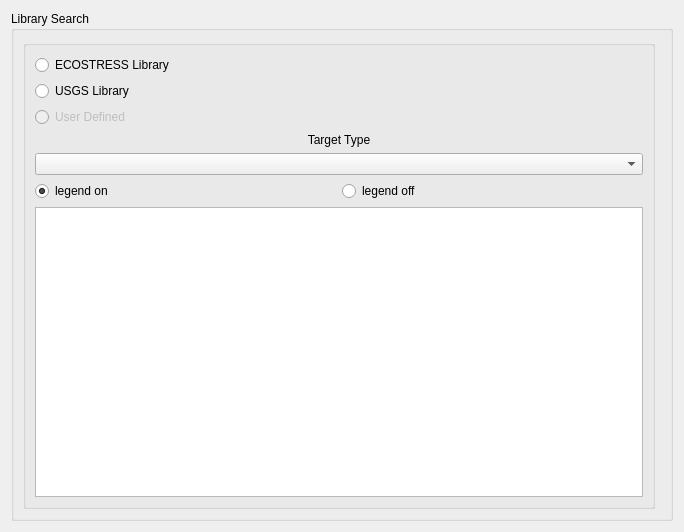
<?xml version="1.0" encoding="UTF-8"?>
<ui version="4.0">
 <class>Form</class>
 <widget class="QWidget" name="Form">
  <property name="geometry">
   <rect>
    <x>0</x>
    <y>0</y>
    <width>684</width>
    <height>532</height>
   </rect>
  </property>
  <property name="windowTitle">
   <string>Form</string>
  </property>
  <layout class="QVBoxLayout" name="verticalLayout_2">
   <item>
    <widget class="QGroupBox" name="groupBox">
     <property name="title">
      <string>Library Search</string>
     </property>
     <layout class="QGridLayout" name="gridLayout_2">
      <item row="0" column="0">
       <layout class="QGridLayout" name="gridLayout">
        <item row="0" column="0">
         <widget class="QGroupBox" name="groupBox_2">
          <property name="title">
           <string/>
          </property>
          <layout class="QGridLayout" name="gridLayout_3">
           <item row="0" column="0">
            <layout class="QVBoxLayout" name="verticalLayout_5">
             <item>
              <layout class="QVBoxLayout" name="verticalLayout_4">
               <item>
                <layout class="QVBoxLayout" name="verticalLayout_3">
                 <item>
                  <layout class="QVBoxLayout" name="verticalLayout">
                   <item>
                    <widget class="QRadioButton" name="radioButton_2">
                     <property name="text">
                      <string>ECOSTRESS Library</string>
                     </property>
                    </widget>
                   </item>
                   <item>
                    <widget class="QRadioButton" name="radioButton_3">
                     <property name="enabled">
                      <bool>true</bool>
                     </property>
                     <property name="text">
                      <string>USGS Library</string>
                     </property>
                    </widget>
                   </item>
                   <item>
                    <widget class="QRadioButton" name="radioButton">
                     <property name="enabled">
                      <bool>false</bool>
                     </property>
                     <property name="text">
                      <string>User Defined</string>
                     </property>
                    </widget>
                   </item>
                  </layout>
                 </item>
                </layout>
               </item>
               <item>
                <widget class="QLabel" name="label_63">
                 <property name="enabled">
                  <bool>true</bool>
                 </property>
                 <property name="text">
                  <string>Target Type</string>
                 </property>
                 <property name="alignment">
                  <set>Qt::AlignCenter</set>
                 </property>
                 <property name="buddy">
                  <cstring></cstring>
                 </property>
                </widget>
               </item>
               <item>
                <widget class="QComboBox" name="comboBox_classA_8">
                 <property name="enabled">
                  <bool>true</bool>
                 </property>
                 <property name="minimumSize">
                  <size>
                   <width>0</width>
                   <height>0</height>
                  </size>
                 </property>
                </widget>
               </item>
               <item>
                <layout class="QHBoxLayout" name="horizontalLayout_4">
                 <item>
                  <widget class="QRadioButton" name="radioButton_5">
                   <property name="text">
                    <string>legend on</string>
                   </property>
                   <property name="checked">
                    <bool>true</bool>
                   </property>
                   <attribute name="buttonGroup">
                    <string notr="true">buttonGroup</string>
                   </attribute>
                  </widget>
                 </item>
                 <item>
                  <widget class="QRadioButton" name="radioButton_6">
                   <property name="text">
                    <string>legend off</string>
                   </property>
                   <attribute name="buttonGroup">
                    <string notr="true">buttonGroup</string>
                   </attribute>
                  </widget>
                 </item>
                </layout>
               </item>
               <item>
                <layout class="QHBoxLayout" name="horizontalLayout_3"/>
               </item>
              </layout>
             </item>
             <item>
              <widget class="QListWidget" name="listWidget">
               <property name="selectionMode">
                <enum>QAbstractItemView::ExtendedSelection</enum>
               </property>
              </widget>
             </item>
            </layout>
           </item>
          </layout>
         </widget>
        </item>
        <item row="0" column="1">
         <widget class="QMatplotlibWidget" name="widget_feature_5" native="true"/>
        </item>
       </layout>
      </item>
     </layout>
    </widget>
   </item>
  </layout>
 </widget>
 <customwidgets>
  <customwidget>
   <class>QMatplotlibWidget</class>
   <extends>QWidget</extends>
   <header>Ui.qmatplotlibwidget</header>
   <container>1</container>
  </customwidget>
 </customwidgets>
 <resources/>
 <connections/>
 <buttongroups>
  <buttongroup name="buttonGroup"/>
 </buttongroups>
</ui>
